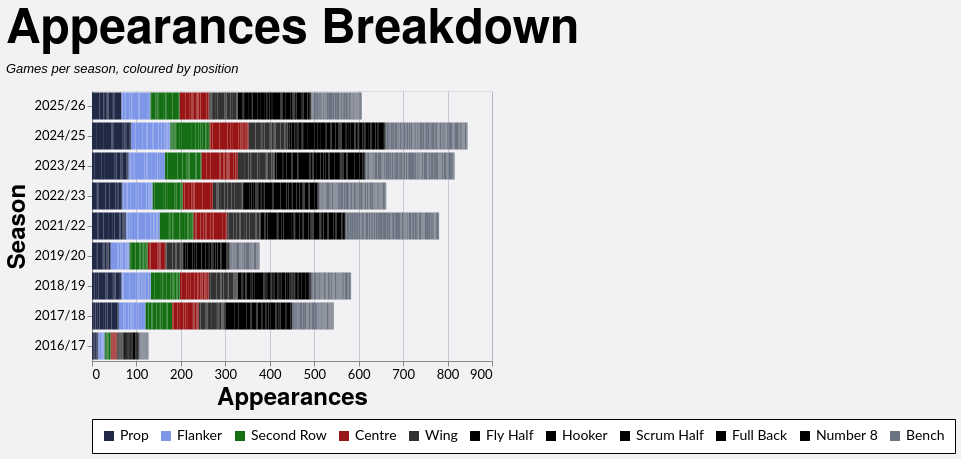

Vega-Lite specification stored for this chart:
### Vega-Lite specification from a JSON file in a GitHub repository (floating-point values rounded to 4 significant figures; data arrays with more than 128 entries replaced by an {"elided": "..."} marker saying what was removed)
{"config": {"axis": {"labelFont": "Lato, sans-serif", "titleFont": "PT Sans Narrow, Helvetica Neue, Helvetica, Arial, sans-serif", "labelFontSize": 13, "titleFontSize": 24, "gridColor": "#202947", "gridOpacity": 0.2}, "header": {"labelFont": "PT Sans Narrow, Helvetica Neue, Helvetica, Arial, sans-serif", "titleFont": "PT Sans Narrow, Helvetica Neue, Helvetica, Arial, sans-serif", "labelFontSize": 24, "titleFontSize": 28, "labelFontWeight": "bold", "orient": "left"}, "legend": {"labelFont": "Lato, sans-serif", "titleFont": "PT Sans Narrow, Helvetica Neue, Helvetica, Arial, sans-serif", "labelFontSize": 14, "titleFontSize": 16, "titlePadding": 5, "fillColor": "white", "strokeColor": "black", "padding": 10, "titleFontWeight": "lighter", "titleFontStyle": "italic", "titleColor": "gray", "offset": 10}, "title": {"font": "PT Sans Narrow, Helvetica Neue, Helvetica, Arial, sans-serif", "fontSize": 48, "fontWeight": "bold", "anchor": "start", "align": "center", "titlePadding": 20, "subtitlePadding": 10, "subtitleFontSize": 13, "subtitleColor": "", "subtitleFontStyle": "italic", "offset": 15, "color": "black"}, "axisX": {"labelAngle": 0}, "facet": {"title": null, "header": null, "align": {"row": "each", "column": "each"}}, "resolve": {"scale": {"y": "independent", "facet": "independent"}}, "background": "#f2f1f4"}, "data": {"name": "data-d165973697420ecc93696cbececac7f2"}, "mark": {"type": "bar"}, "encoding": {"color": {"field": "color_value", "legend": {"orient": "bottom", "title": null}, "scale": {"domain": ["Prop", "Flanker", "Second Row", "Centre", "Wing", "Fly Half", "Hooker", "Scrum Half", "Full Back", "Number 8", "Bench"], "range": ["#202946", "#7d96e8", "#146f14", "#991515", "#333333", "#000000", "#000000", "#000000", "#000000", "#000000", "#6b7280"]}, "type": "nominal"}, "order": {"field": "stack_order", "type": "quantitative"}, "tooltip": [{"field": "player", "title": "Player", "type": "nominal"}, {"field": "season", "title": "Season", "type": "nominal"}, {"field": "color_value", "title": "Position", "type": "nominal"}, {"aggregate": "sum", "field": "apps", "title": "Appearances", "type": "quantitative"}], "x": {"aggregate": "sum", "field": "apps", "title": "Appearances", "type": "quantitative"}, "y": {"field": "season", "sort": {"field": "season_sort", "op": "max", "order": "descending"}, "title": "Season", "type": "nominal"}}, "height": {"step": 30}, "title": {"text": "Appearances Breakdown", "subtitle": "Games per season, coloured by position"}, "width": 400, "$schema": "https://vega.github.io/schema/vega-lite/v5.20.1.json", "datasets": {"data-d165973697420ecc93696cbececac7f2": {"elided": "2489 records"}}}
